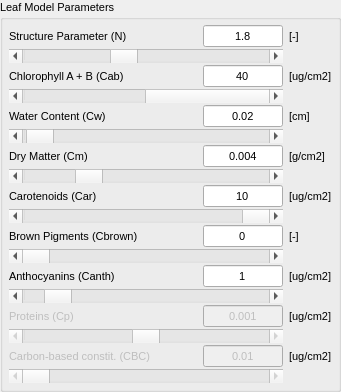
        <widget class="QgsCollapsibleGroupBox" name="LeafMP_Box">
         <property name="sizePolicy">
          <sizepolicy hsizetype="Preferred" vsizetype="Preferred">
           <horstretch>0</horstretch>
           <verstretch>0</verstretch>
          </sizepolicy>
         </property>
         <property name="minimumSize">
          <size>
           <width>0</width>
           <height>0</height>
          </size>
         </property>
         <property name="maximumSize">
          <size>
           <width>320000</width>
           <height>16777215</height>
          </size>
         </property>
         <property name="font">
          <font>
           <pointsize>8</pointsize>
          </font>
         </property>
         <property name="autoFillBackground">
          <bool>false</bool>
         </property>
         <property name="title">
          <string>Leaf Model Parameters</string>
         </property>
         <property name="flat">
          <bool>true</bool>
         </property>
         <property name="collapsed">
          <bool>false</bool>
         </property>
         <property name="syncGroup">
          <string notr="true"/>
         </property>
         <property name="saveCollapsedState">
          <bool>false</bool>
         </property>
         <property name="saveCheckedState">
          <bool>true</bool>
         </property>
         <layout class="QGridLayout" name="gridLayout_9">
          <property name="leftMargin">
           <number>6</number>
          </property>
          <property name="topMargin">
           <number>6</number>
          </property>
          <property name="rightMargin">
           <number>6</number>
          </property>
          <property name="bottomMargin">
           <number>6</number>
          </property>
          <property name="verticalSpacing">
           <number>2</number>
          </property>
          <item row="16" column="0">
           <widget class="QLabel" name="Cbc_Text">
            <property name="enabled">
             <bool>false</bool>
            </property>
            <property name="text">
             <string>Carbon-based constit. (CBC)</string>
            </property>
           </widget>
          </item>
          <item row="17" column="0" colspan="3">
           <widget class="QScrollBar" name="Cbc_Slide">
            <property name="enabled">
             <bool>false</bool>
            </property>
            <property name="maximum">
             <number>100</number>
            </property>
            <property name="orientation">
             <enum>Qt::Horizontal</enum>
            </property>
           </widget>
          </item>
          <item row="16" column="2">
           <widget class="QLineEdit" name="Cbc_lineEdit">
            <property name="enabled">
             <bool>false</bool>
            </property>
            <property name="sizePolicy">
             <sizepolicy hsizetype="Preferred" vsizetype="Preferred">
              <horstretch>0</horstretch>
              <verstretch>0</verstretch>
             </sizepolicy>
            </property>
            <property name="maximumSize">
             <size>
              <width>80</width>
              <height>16777215</height>
             </size>
            </property>
            <property name="text">
             <string>0.01</string>
            </property>
            <property name="alignment">
             <set>Qt::AlignCenter</set>
            </property>
           </widget>
          </item>
          <item row="4" column="3">
           <widget class="QLabel" name="label_3">
            <property name="font">
             <font>
              <pointsize>8</pointsize>
             </font>
            </property>
            <property name="text">
             <string>[cm]</string>
            </property>
           </widget>
          </item>
          <item row="4" column="0">
           <widget class="QLabel" name="Cw_Text">
            <property name="minimumSize">
             <size>
              <width>0</width>
              <height>0</height>
             </size>
            </property>
            <property name="font">
             <font>
              <pointsize>8</pointsize>
             </font>
            </property>
            <property name="text">
             <string>Water Content (Cw)</string>
            </property>
           </widget>
          </item>
          <item row="8" column="2">
           <widget class="QLineEdit" name="Car_lineEdit">
            <property name="sizePolicy">
             <sizepolicy hsizetype="Preferred" vsizetype="Preferred">
              <horstretch>0</horstretch>
              <verstretch>0</verstretch>
             </sizepolicy>
            </property>
            <property name="maximumSize">
             <size>
              <width>80</width>
              <height>16777215</height>
             </size>
            </property>
            <property name="font">
             <font>
              <pointsize>8</pointsize>
             </font>
            </property>
            <property name="inputMethodHints">
             <set>Qt::ImhDigitsOnly</set>
            </property>
            <property name="text">
             <string>10</string>
            </property>
            <property name="frame">
             <bool>true</bool>
            </property>
            <property name="alignment">
             <set>Qt::AlignCenter</set>
            </property>
           </widget>
          </item>
          <item row="4" column="2">
           <widget class="QLineEdit" name="Cw_lineEdit">
            <property name="sizePolicy">
             <sizepolicy hsizetype="Preferred" vsizetype="Preferred">
              <horstretch>0</horstretch>
              <verstretch>0</verstretch>
             </sizepolicy>
            </property>
            <property name="maximumSize">
             <size>
              <width>80</width>
              <height>16777215</height>
             </size>
            </property>
            <property name="font">
             <font>
              <pointsize>8</pointsize>
             </font>
            </property>
            <property name="inputMethodHints">
             <set>Qt::ImhDigitsOnly</set>
            </property>
            <property name="text">
             <string>0.02</string>
            </property>
            <property name="frame">
             <bool>true</bool>
            </property>
            <property name="alignment">
             <set>Qt::AlignCenter</set>
            </property>
           </widget>
          </item>
          <item row="6" column="3">
           <widget class="QLabel" name="lblCm">
            <property name="font">
             <font>
              <pointsize>8</pointsize>
             </font>
            </property>
            <property name="text">
             <string>[g/cm2]</string>
            </property>
           </widget>
          </item>
          <item row="16" column="3">
           <widget class="QLabel" name="lblCbc">
            <property name="text">
             <string>[ug/cm2]</string>
            </property>
           </widget>
          </item>
          <item row="7" column="0" colspan="3">
           <widget class="QScrollBar" name="Cm_Slide">
            <property name="sizePolicy">
             <sizepolicy hsizetype="Preferred" vsizetype="Fixed">
              <horstretch>0</horstretch>
              <verstretch>0</verstretch>
             </sizepolicy>
            </property>
            <property name="minimum">
             <number>0</number>
            </property>
            <property name="maximum">
             <number>165</number>
            </property>
            <property name="value">
             <number>40</number>
            </property>
            <property name="sliderPosition">
             <number>40</number>
            </property>
            <property name="orientation">
             <enum>Qt::Horizontal</enum>
            </property>
           </widget>
          </item>
          <item row="10" column="2">
           <widget class="QLineEdit" name="Cbrown_lineEdit">
            <property name="sizePolicy">
             <sizepolicy hsizetype="Preferred" vsizetype="Preferred">
              <horstretch>0</horstretch>
              <verstretch>0</verstretch>
             </sizepolicy>
            </property>
            <property name="maximumSize">
             <size>
              <width>80</width>
              <height>16777215</height>
             </size>
            </property>
            <property name="font">
             <font>
              <pointsize>8</pointsize>
             </font>
            </property>
            <property name="inputMethodHints">
             <set>Qt::ImhDigitsOnly</set>
            </property>
            <property name="text">
             <string>0</string>
            </property>
            <property name="frame">
             <bool>true</bool>
            </property>
            <property name="alignment">
             <set>Qt::AlignCenter</set>
            </property>
           </widget>
          </item>
          <item row="5" column="0" colspan="3">
           <widget class="QScrollBar" name="Cw_Slide">
            <property name="sizePolicy">
             <sizepolicy hsizetype="Preferred" vsizetype="Fixed">
              <horstretch>0</horstretch>
              <verstretch>0</verstretch>
             </sizepolicy>
            </property>
            <property name="minimum">
             <number>2</number>
            </property>
            <property name="maximum">
             <number>2000</number>
            </property>
            <property name="singleStep">
             <number>2</number>
            </property>
            <property name="value">
             <number>40</number>
            </property>
            <property name="orientation">
             <enum>Qt::Horizontal</enum>
            </property>
           </widget>
          </item>
          <item row="3" column="0" colspan="3">
           <widget class="QScrollBar" name="Cab_Slide">
            <property name="sizePolicy">
             <sizepolicy hsizetype="Preferred" vsizetype="Fixed">
              <horstretch>0</horstretch>
              <verstretch>0</verstretch>
             </sizepolicy>
            </property>
            <property name="maximum">
             <number>1000000</number>
            </property>
            <property name="singleStep">
             <number>1000</number>
            </property>
            <property name="pageStep">
             <number>100000</number>
            </property>
            <property name="sliderPosition">
             <number>400000</number>
            </property>
            <property name="orientation">
             <enum>Qt::Horizontal</enum>
            </property>
           </widget>
          </item>
          <item row="6" column="2">
           <widget class="QLineEdit" name="Cm_lineEdit">
            <property name="sizePolicy">
             <sizepolicy hsizetype="Preferred" vsizetype="Preferred">
              <horstretch>0</horstretch>
              <verstretch>0</verstretch>
             </sizepolicy>
            </property>
            <property name="minimumSize">
             <size>
              <width>0</width>
              <height>0</height>
             </size>
            </property>
            <property name="maximumSize">
             <size>
              <width>80</width>
              <height>16777215</height>
             </size>
            </property>
            <property name="font">
             <font>
              <pointsize>8</pointsize>
             </font>
            </property>
            <property name="inputMethodHints">
             <set>Qt::ImhDigitsOnly</set>
            </property>
            <property name="text">
             <string>0.004</string>
            </property>
            <property name="frame">
             <bool>true</bool>
            </property>
            <property name="alignment">
             <set>Qt::AlignCenter</set>
            </property>
           </widget>
          </item>
          <item row="10" column="3">
           <widget class="QLabel" name="lblCbrown">
            <property name="font">
             <font>
              <pointsize>8</pointsize>
             </font>
            </property>
            <property name="text">
             <string>[-]</string>
            </property>
           </widget>
          </item>
          <item row="11" column="0" colspan="3">
           <widget class="QScrollBar" name="Cbrown_Slide">
            <property name="sizePolicy">
             <sizepolicy hsizetype="Preferred" vsizetype="Fixed">
              <horstretch>0</horstretch>
              <verstretch>0</verstretch>
             </sizepolicy>
            </property>
            <property name="font">
             <font>
              <strikeout>false</strikeout>
              <kerning>true</kerning>
             </font>
            </property>
            <property name="autoFillBackground">
             <bool>false</bool>
            </property>
            <property name="maximum">
             <number>10000</number>
            </property>
            <property name="singleStep">
             <number>100</number>
            </property>
            <property name="pageStep">
             <number>1000</number>
            </property>
            <property name="orientation">
             <enum>Qt::Horizontal</enum>
            </property>
            <property name="invertedAppearance">
             <bool>false</bool>
            </property>
           </widget>
          </item>
          <item row="8" column="0">
           <widget class="QLabel" name="Car_Text">
            <property name="sizePolicy">
             <sizepolicy hsizetype="Minimum" vsizetype="Preferred">
              <horstretch>0</horstretch>
              <verstretch>0</verstretch>
             </sizepolicy>
            </property>
            <property name="minimumSize">
             <size>
              <width>0</width>
              <height>0</height>
             </size>
            </property>
            <property name="font">
             <font>
              <pointsize>8</pointsize>
             </font>
            </property>
            <property name="text">
             <string>Carotenoids (Car)</string>
            </property>
           </widget>
          </item>
          <item row="9" column="0" colspan="3">
           <widget class="QScrollBar" name="Car_Slide">
            <property name="sizePolicy">
             <sizepolicy hsizetype="Preferred" vsizetype="Fixed">
              <horstretch>0</horstretch>
              <verstretch>0</verstretch>
             </sizepolicy>
            </property>
            <property name="maximum">
             <number>300000</number>
            </property>
            <property name="singleStep">
             <number>1000</number>
            </property>
            <property name="pageStep">
             <number>10000</number>
            </property>
            <property name="sliderPosition">
             <number>100000</number>
            </property>
            <property name="orientation">
             <enum>Qt::Horizontal</enum>
            </property>
           </widget>
          </item>
          <item row="10" column="0">
           <widget class="QLabel" name="Cbrown_Text">
            <property name="sizePolicy">
             <sizepolicy hsizetype="Preferred" vsizetype="Preferred">
              <horstretch>0</horstretch>
              <verstretch>0</verstretch>
             </sizepolicy>
            </property>
            <property name="minimumSize">
             <size>
              <width>0</width>
              <height>0</height>
             </size>
            </property>
            <property name="font">
             <font>
              <pointsize>8</pointsize>
             </font>
            </property>
            <property name="text">
             <string>Brown Pigments (Cbrown)</string>
            </property>
           </widget>
          </item>
          <item row="6" column="0">
           <widget class="QLabel" name="Cm_Text">
            <property name="sizePolicy">
             <sizepolicy hsizetype="Preferred" vsizetype="Preferred">
              <horstretch>0</horstretch>
              <verstretch>0</verstretch>
             </sizepolicy>
            </property>
            <property name="minimumSize">
             <size>
              <width>0</width>
              <height>0</height>
             </size>
            </property>
            <property name="maximumSize">
             <size>
              <width>16777215</width>
              <height>20</height>
             </size>
            </property>
            <property name="font">
             <font>
              <pointsize>8</pointsize>
             </font>
            </property>
            <property name="text">
             <string>Dry Matter (Cm)</string>
            </property>
           </widget>
          </item>
          <item row="14" column="3">
           <widget class="QLabel" name="lblCp">
            <property name="font">
             <font>
              <pointsize>8</pointsize>
             </font>
            </property>
            <property name="text">
             <string>[ug/cm2]</string>
            </property>
           </widget>
          </item>
          <item row="15" column="0" colspan="3">
           <widget class="QScrollBar" name="Cp_Slide">
            <property name="enabled">
             <bool>false</bool>
            </property>
            <property name="sizePolicy">
             <sizepolicy hsizetype="Preferred" vsizetype="Fixed">
              <horstretch>0</horstretch>
              <verstretch>0</verstretch>
             </sizepolicy>
            </property>
            <property name="maximum">
             <number>20</number>
            </property>
            <property name="singleStep">
             <number>1</number>
            </property>
            <property name="pageStep">
             <number>1</number>
            </property>
            <property name="value">
             <number>10</number>
            </property>
            <property name="sliderPosition">
             <number>10</number>
            </property>
            <property name="orientation">
             <enum>Qt::Horizontal</enum>
            </property>
           </widget>
          </item>
          <item row="14" column="2">
           <widget class="QLineEdit" name="Cp_lineEdit">
            <property name="enabled">
             <bool>false</bool>
            </property>
            <property name="sizePolicy">
             <sizepolicy hsizetype="Preferred" vsizetype="Preferred">
              <horstretch>0</horstretch>
              <verstretch>0</verstretch>
             </sizepolicy>
            </property>
            <property name="maximumSize">
             <size>
              <width>80</width>
              <height>16777215</height>
             </size>
            </property>
            <property name="font">
             <font>
              <pointsize>8</pointsize>
             </font>
            </property>
            <property name="text">
             <string>0.001</string>
            </property>
            <property name="alignment">
             <set>Qt::AlignCenter</set>
            </property>
           </widget>
          </item>
          <item row="1" column="0" colspan="3">
           <widget class="QScrollBar" name="N_Slide">
            <property name="sizePolicy">
             <sizepolicy hsizetype="Preferred" vsizetype="Fixed">
              <horstretch>0</horstretch>
              <verstretch>0</verstretch>
             </sizepolicy>
            </property>
            <property name="minimum">
             <number>10000</number>
            </property>
            <property name="maximum">
             <number>30000</number>
            </property>
            <property name="singleStep">
             <number>100</number>
            </property>
            <property name="pageStep">
             <number>1000</number>
            </property>
            <property name="value">
             <number>18000</number>
            </property>
            <property name="sliderPosition">
             <number>18000</number>
            </property>
            <property name="orientation">
             <enum>Qt::Horizontal</enum>
            </property>
           </widget>
          </item>
          <item row="0" column="1">
           <spacer name="horizontalSpacer_3">
            <property name="orientation">
             <enum>Qt::Horizontal</enum>
            </property>
            <property name="sizeHint" stdset="0">
             <size>
              <width>40</width>
              <height>20</height>
             </size>
            </property>
           </spacer>
          </item>
          <item row="2" column="2">
           <widget class="QLineEdit" name="Cab_lineEdit">
            <property name="sizePolicy">
             <sizepolicy hsizetype="Preferred" vsizetype="Preferred">
              <horstretch>0</horstretch>
              <verstretch>0</verstretch>
             </sizepolicy>
            </property>
            <property name="maximumSize">
             <size>
              <width>80</width>
              <height>16777215</height>
             </size>
            </property>
            <property name="font">
             <font>
              <pointsize>8</pointsize>
             </font>
            </property>
            <property name="inputMethodHints">
             <set>Qt::ImhDigitsOnly</set>
            </property>
            <property name="text">
             <string>40</string>
            </property>
            <property name="frame">
             <bool>true</bool>
            </property>
            <property name="alignment">
             <set>Qt::AlignCenter</set>
            </property>
           </widget>
          </item>
          <item row="2" column="0" colspan="2">
           <widget class="QLabel" name="Cab_Text">
            <property name="minimumSize">
             <size>
              <width>0</width>
              <height>0</height>
             </size>
            </property>
            <property name="font">
             <font>
              <pointsize>8</pointsize>
             </font>
            </property>
            <property name="text">
             <string>Chlorophyll A + B (Cab)</string>
            </property>
           </widget>
          </item>
          <item row="8" column="3">
           <widget class="QLabel" name="lblCar">
            <property name="font">
             <font>
              <pointsize>8</pointsize>
             </font>
            </property>
            <property name="text">
             <string>[ug/cm2]</string>
            </property>
           </widget>
          </item>
          <item row="14" column="0">
           <widget class="QLabel" name="Cp_Text">
            <property name="enabled">
             <bool>false</bool>
            </property>
            <property name="font">
             <font>
              <pointsize>8</pointsize>
             </font>
            </property>
            <property name="text">
             <string>Proteins (Cp)</string>
            </property>
           </widget>
          </item>
          <item row="12" column="2">
           <widget class="QLineEdit" name="Canth_lineEdit">
            <property name="sizePolicy">
             <sizepolicy hsizetype="Preferred" vsizetype="Preferred">
              <horstretch>0</horstretch>
              <verstretch>0</verstretch>
             </sizepolicy>
            </property>
            <property name="maximumSize">
             <size>
              <width>80</width>
              <height>16777215</height>
             </size>
            </property>
            <property name="font">
             <font>
              <pointsize>8</pointsize>
             </font>
            </property>
            <property name="inputMethodHints">
             <set>Qt::ImhDigitsOnly</set>
            </property>
            <property name="text">
             <string>1</string>
            </property>
            <property name="frame">
             <bool>true</bool>
            </property>
            <property name="alignment">
             <set>Qt::AlignCenter</set>
            </property>
           </widget>
          </item>
          <item row="0" column="0">
           <widget class="QLabel" name="N_Text">
            <property name="sizePolicy">
             <sizepolicy hsizetype="Preferred" vsizetype="Preferred">
              <horstretch>0</horstretch>
              <verstretch>0</verstretch>
             </sizepolicy>
            </property>
            <property name="minimumSize">
             <size>
              <width>0</width>
              <height>0</height>
             </size>
            </property>
            <property name="maximumSize">
             <size>
              <width>16777215</width>
              <height>16777215</height>
             </size>
            </property>
            <property name="font">
             <font>
              <pointsize>8</pointsize>
             </font>
            </property>
            <property name="text">
             <string>Structure Parameter (N)</string>
            </property>
           </widget>
          </item>
          <item row="13" column="0" colspan="3">
           <widget class="QScrollBar" name="Canth_Slide">
            <property name="sizePolicy">
             <sizepolicy hsizetype="Preferred" vsizetype="Fixed">
              <horstretch>0</horstretch>
              <verstretch>0</verstretch>
             </sizepolicy>
            </property>
            <property name="maximumSize">
             <size>
              <width>16777215</width>
              <height>320000</height>
             </size>
            </property>
            <property name="maximum">
             <number>100000</number>
            </property>
            <property name="singleStep">
             <number>200</number>
            </property>
            <property name="pageStep">
             <number>10000</number>
            </property>
            <property name="sliderPosition">
             <number>10000</number>
            </property>
            <property name="orientation">
             <enum>Qt::Horizontal</enum>
            </property>
           </widget>
          </item>
          <item row="12" column="0">
           <widget class="QLabel" name="Canth_Text">
            <property name="enabled">
             <bool>true</bool>
            </property>
            <property name="sizePolicy">
             <sizepolicy hsizetype="Preferred" vsizetype="Preferred">
              <horstretch>0</horstretch>
              <verstretch>0</verstretch>
             </sizepolicy>
            </property>
            <property name="minimumSize">
             <size>
              <width>0</width>
              <height>0</height>
             </size>
            </property>
            <property name="font">
             <font>
              <pointsize>8</pointsize>
             </font>
            </property>
            <property name="text">
             <string>Anthocyanins (Canth)</string>
            </property>
           </widget>
          </item>
          <item row="12" column="3">
           <widget class="QLabel" name="lblCanth">
            <property name="font">
             <font>
              <pointsize>8</pointsize>
             </font>
            </property>
            <property name="text">
             <string>[ug/cm2]</string>
            </property>
           </widget>
          </item>
          <item row="2" column="3">
           <widget class="QLabel" name="lblCab">
            <property name="font">
             <font>
              <pointsize>8</pointsize>
             </font>
            </property>
            <property name="text">
             <string>[ug/cm2]</string>
            </property>
           </widget>
          </item>
          <item row="0" column="3">
           <widget class="QLabel" name="label">
            <property name="font">
             <font>
              <pointsize>8</pointsize>
             </font>
            </property>
            <property name="text">
             <string>[-]</string>
            </property>
           </widget>
          </item>
          <item row="0" column="2" alignment="Qt::AlignRight">
           <widget class="QLineEdit" name="N_lineEdit">
            <property name="sizePolicy">
             <sizepolicy hsizetype="Preferred" vsizetype="Preferred">
              <horstretch>0</horstretch>
              <verstretch>0</verstretch>
             </sizepolicy>
            </property>
            <property name="minimumSize">
             <size>
              <width>0</width>
              <height>0</height>
             </size>
            </property>
            <property name="maximumSize">
             <size>
              <width>80</width>
              <height>16777215</height>
             </size>
            </property>
            <property name="palette">
             <palette>
              <active/>
              <inactive/>
              <disabled/>
             </palette>
            </property>
            <property name="font">
             <font>
              <pointsize>8</pointsize>
             </font>
            </property>
            <property name="autoFillBackground">
             <bool>false</bool>
            </property>
            <property name="styleSheet">
             <string notr="true"/>
            </property>
            <property name="inputMethodHints">
             <set>Qt::ImhDigitsOnly</set>
            </property>
            <property name="text">
             <string>1.8</string>
            </property>
            <property name="frame">
             <bool>true</bool>
            </property>
            <property name="alignment">
             <set>Qt::AlignCenter</set>
            </property>
            <property name="placeholderText">
             <string>1.8</string>
            </property>
           </widget>
          </item>
         </layout>
        </widget>
